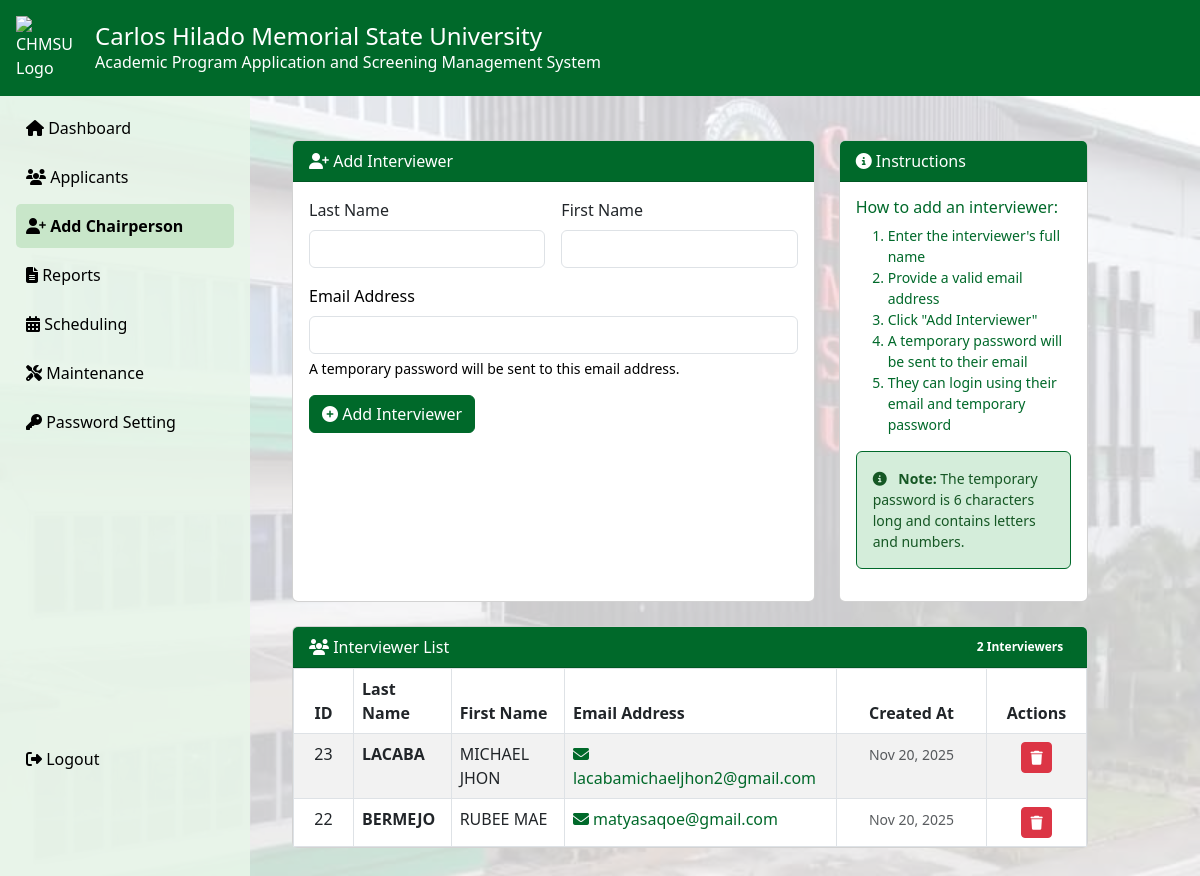
Page /admin/admin_dashboard.php?page=interviewers (signed in) on the committed database.
### tables this page shows
CREATE TABLE `interviewers` (
  `id` int(11) NOT NULL,
  `last_name` varchar(100) NOT NULL,
  `first_name` varchar(100) NOT NULL,
  `email` varchar(100) NOT NULL,
  `password` varchar(255) NOT NULL,
  `created_at` datetime DEFAULT current_timestamp(),
  `chairperson_id` int(11) DEFAULT NULL
);

### admin/interviewers.php (the view, shortened to what this page needs)
<?php
$conn = new mysqli("localhost", "root", "", "admission");
$chairperson_id = $_SESSION['chair_id'] ?? null;
$stmt = $conn->prepare("SELECT * FROM interviewers WHERE chairperson_id = ? ORDER BY created_at DESC");
$stmt->bind_param("i", $chairperson_id);
$stmt->execute();
$result = $stmt->get_result();
?>
<div class="interviewer-container">
<div class="row">
  <div class="col-lg-8">
    <div class="card">
      <div class="card-header text-white" style="background-color: rgb(0, 105, 42);">
        <i class="fas fa-user-plus"></i> Add Interviewer
      </div>
      <div class="card-body">
        <div class="toast-container position-fixed top-0 end-0 p-3" style="z-index: 1055;">
        </div>
        <form method="post" class="row g-3" id="addInterviewerForm">
          <div class="col-md-6">
            <label class="form-label">Last Name</label>
            <input type="text" name="last_name" class="form-control uppercase" required>
          </div>
          <div class="col-md-6">
            <label class="form-label">First Name</label>
            <input type="text" name="first_name" class="form-control uppercase" required>
          </div>
          <div class="col-12">
            <label class="form-label" style="color: black;">Email Address</label>
            <input type="email" name="email" class="form-control" required>
            <div class="form-text" style="color: black;">A temporary password will be sent to this email address.</div>
          </div>
          <div class="col-12">
            <button type="submit" class="btn btn-header-theme"><i class="fas fa-plus-circle"></i> Add Interviewer</button>
          </div>
        </form>
      </div>
    </div>
  </div>
  <div class="col-lg-4">
    <div class="card">
      <div class="card-header text-white" style="background-color: rgb(0, 105, 42);">
        <i class="fas fa-info-circle"></i> Instructions
      </div>
      <div class="card-body">
        <h6 style="color: rgb(0, 105, 42);">How to add an interviewer:</h6>
        <ol class="small" style="color: rgb(0, 105, 42);">
          <li>Enter the interviewer's full name</li>
          <li>Provide a valid email address</li>
          <li>Click "Add Interviewer"</li>
          <li>A temporary password will be sent to their email</li>
          <li>They can login using their email and temporary password</li>
        </ol>
        <div class="alert small" style="background-color: #d4edda; border-color: #00692a; color: #155724;">
          <i class="fas fa-info-circle me-2"></i>
          <strong>Note:</strong> The temporary password is 6 characters long and contains letters and numbers.
        </div>
      </div>
    </div>
  </div>
</div>
<div class="card mt-4">
  <div class="card-header text-white d-flex justify-content-between align-items-center" style="background-color: rgb(0, 105, 42);">
    <div>
      <i class="fas fa-users"></i> Interviewer List
    </div>
    <div class="badge text-white" style="background-color: rgb(0, 105, 42);">
      <?php
      $count_stmt = $conn->prepare("SELECT COUNT(*) as total FROM interviewers WHERE chairperson_id = ?");
      $count_stmt->bind_param("i", $chairperson_id);
      $count_stmt->execute();
      $count_result = $count_stmt->get_result();
      $total_interviewers = $count_result->fetch_assoc()['total'];
      echo $total_interviewers . " Interviewer" . ($total_interviewers != 1 ? 's' : '');
      ?>
    </div>
  </div>
  <div class="card-body p-0">
    <div class="table-responsive">
      <table class="table table-bordered table-striped table-hover mb-0">
        <thead style="background-color: rgb(0, 105, 42); color: white;">
          <tr>
            <th class="text-center" style="width: 60px;">ID</th>
            <th>Last Name</th>
            <th>First Name</th>
            <th>Email Address</th>
            <th class="text-center" style="width: 150px;">Created At</th>
            <th class="text-center" style="width: 100px;">Actions</th>
          </tr>
        </thead>
        <tbody>
          <?php if ($result->num_rows > 0): ?>
            <?php while ($row = $result->fetch_assoc()): ?>
              <tr>
                <td class="text-center"><?= $row['id'] ?></td>
                <td><strong><?= strtoupper($row['last_name']) ?></strong></td>
                <td><?= strtoupper($row['first_name']) ?></td>
                <td>
                  <a href="mailto:<?= htmlspecialchars($row['email']) ?>" class="text-decoration-none" style="color: rgb(0, 105, 42);">
                    <i class="fas fa-envelope me-1"></i><?= htmlspecialchars($row['email']) ?>
                  </a>
                </td>
                <td class="text-center">
                  <small class="text-muted"><?= date('M d, Y', strtotime($row['created_at'])) ?></small>
                </td>
                <td class="text-center">
                  <button type="button"
                          class="btn btn-sm btn-danger"
                          data-bs-toggle="modal"
                          data-bs-target="#deleteModal"
                          data-interviewer-id="<?= $row['id'] ?>"
                          data-interviewer-name="<?= htmlspecialchars($row['first_name'] . ' ' . $row['last_name']) ?>"
                          title="Delete Interviewer">
                    <i class="fas fa-trash"></i>
                  </button>
                </td>
              </tr>
            <?php endwhile; ?>
          <?php endif; ?>
        </tbody>
      </table>
    </div>
  </div>
</div>
</div>

### admin/admin_dashboard.php (style rules this page uses)
body { background: url('images/chmsubg.jpg') no-repeat center center fixed; background-size: cover; margin: 0; padding: 0; overflow-x: hidden; }

### admin/interviewers.php (style rules this page uses)
input.uppercase { text-transform: uppercase; }
.interviewer-container { padding: 20px; }
.btn-header-theme { background-color: rgb(0, 105, 42); color: white; border: 1px solid rgb(0, 105, 42); transition: all 0.2s ease; }
.interviewer-container .row { display: flex; flex-wrap: wrap; }
.interviewer-container .col-lg-8, .interviewer-container .col-lg-4 { display: flex; }
.interviewer-container .card { display: flex; flex-direction: column; width: 100%; }
.interviewer-container .card-body { flex: 1; display: flex; flex-direction: column; }

### rows in the picture
interviewers: id "23", last_name "LACABA", first_name "MICHAEL JHON", email "lacabamichaeljhon2@gmail.com", created_at "Nov 20, 2025"
interviewers: id "22", last_name "BERMEJO", first_name "RUBEE MAE", email "matyasaqoe@gmail.com", created_at "Nov 20, 2025"

### other values in the picture
$total_interviewers "2"
